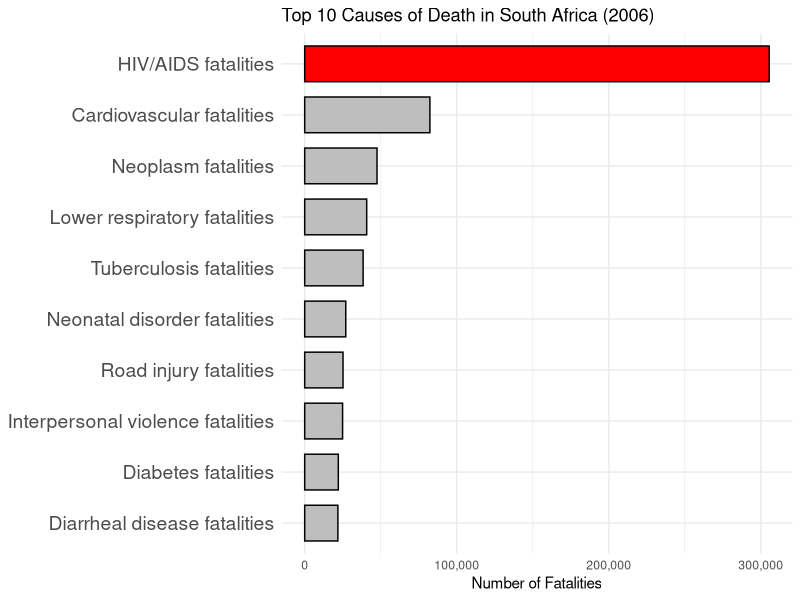
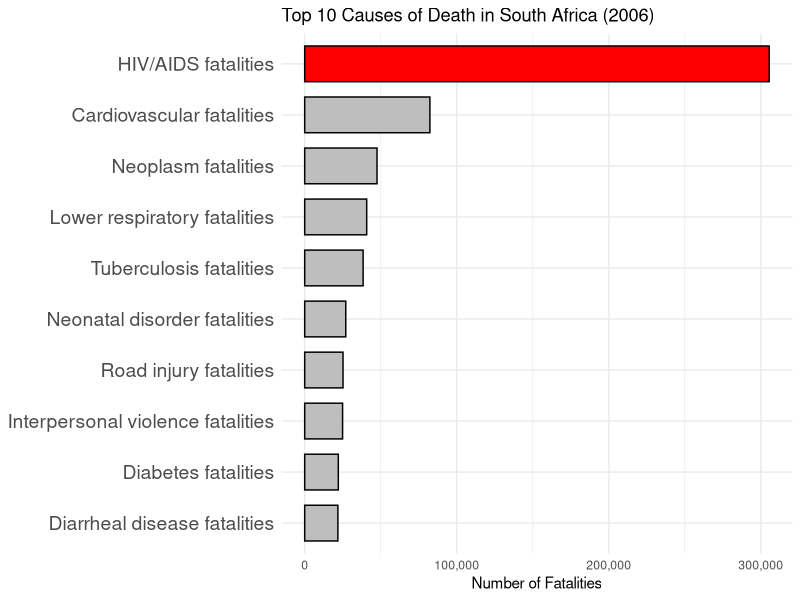

Write R code to recreate these figures, in order.
## ---- chunk 1
library(readxl)
library(dplyr)
library(tidyr)
library(ggplot2)
library(scales)
## ---- chunk 2

CODAfrica <- read_excel("../Cause of Death AFRICA.xlsx")


if (!all(c("Entity", "Year") %in% names(CODAfrica))) {
  stop("Expected columns 'Entity' and 'Year' not found in Cause of Death AFRICA.xlsx")
}

## ---- chunk 3

top10 <- CODAfrica %>%
  filter(Entity == "South Africa", Year == 2006) %>%
  select(-Entity, -Code, -Year) %>%
  pivot_longer(cols = everything(), names_to = "Cause", values_to = "Fatalities") %>%
  arrange(desc(Fatalities)) %>%
  slice_head(n = 10) %>%
  mutate(Color = if_else(Cause == "HIV/AIDS fatalities", "red", "grey"))

p <- ggplot(top10, aes(x = reorder(Cause, Fatalities), y = Fatalities, fill = Color)) +
  geom_col(color = "black", width = 0.7) +
  scale_fill_identity() +
  coord_flip() +
  labs(title = "Top 10 Causes of Death in South Africa (2006)", x = NULL, y = "Number of Fatalities") +
  theme_minimal() +
  theme(axis.text.y = element_text(size = 14)) +
  scale_y_continuous(labels = label_comma())

print(p)

ggsave("SouthAfricanTopTen.png", plot = p, dpi = 300, width = 8, height = 6)

